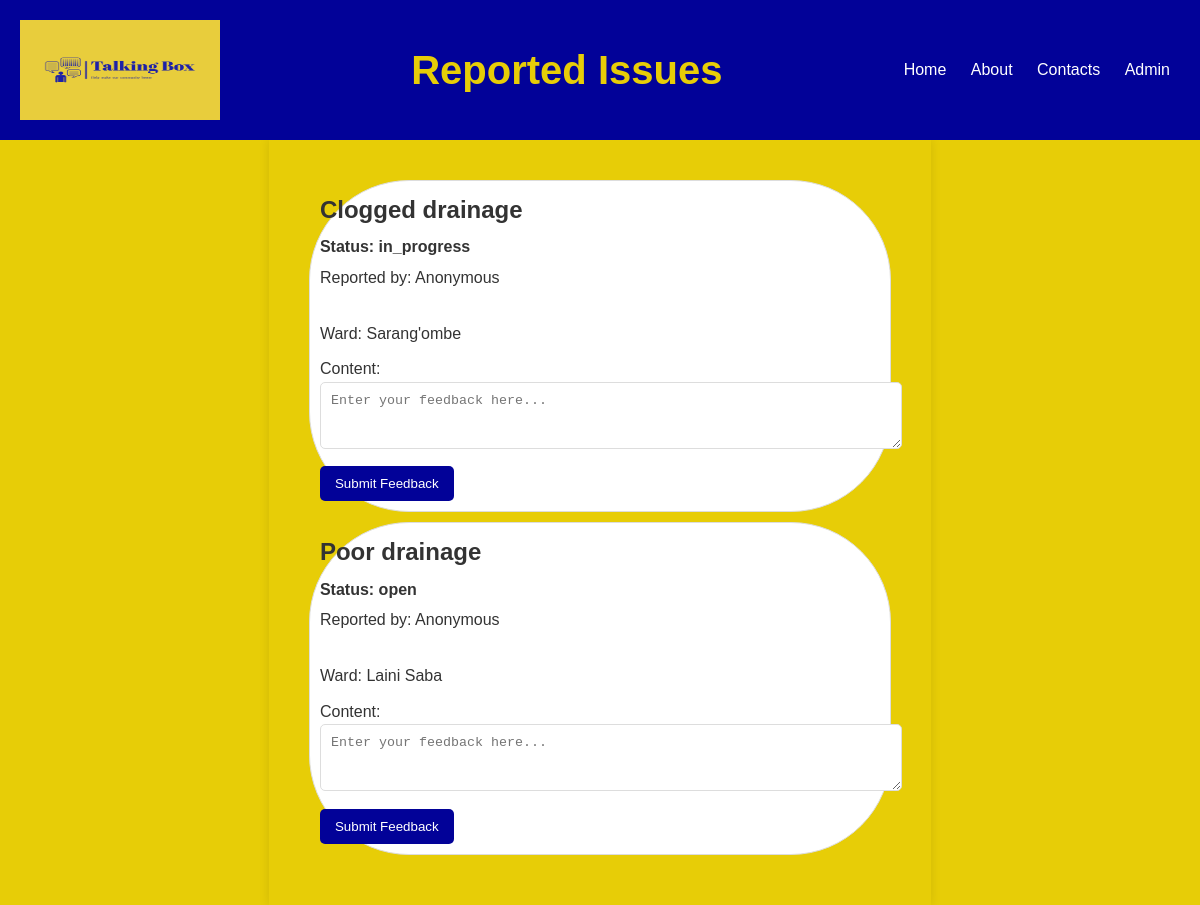
The app's page /issues/, older data.
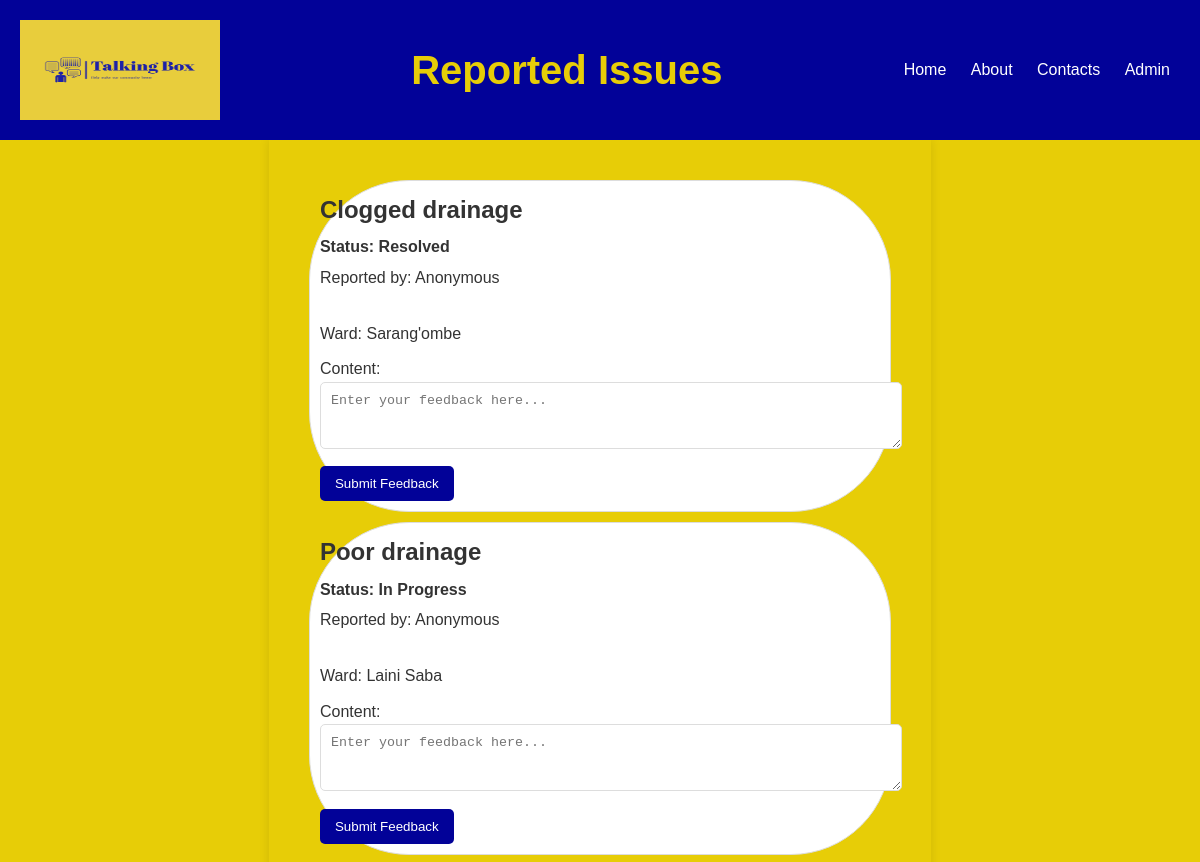
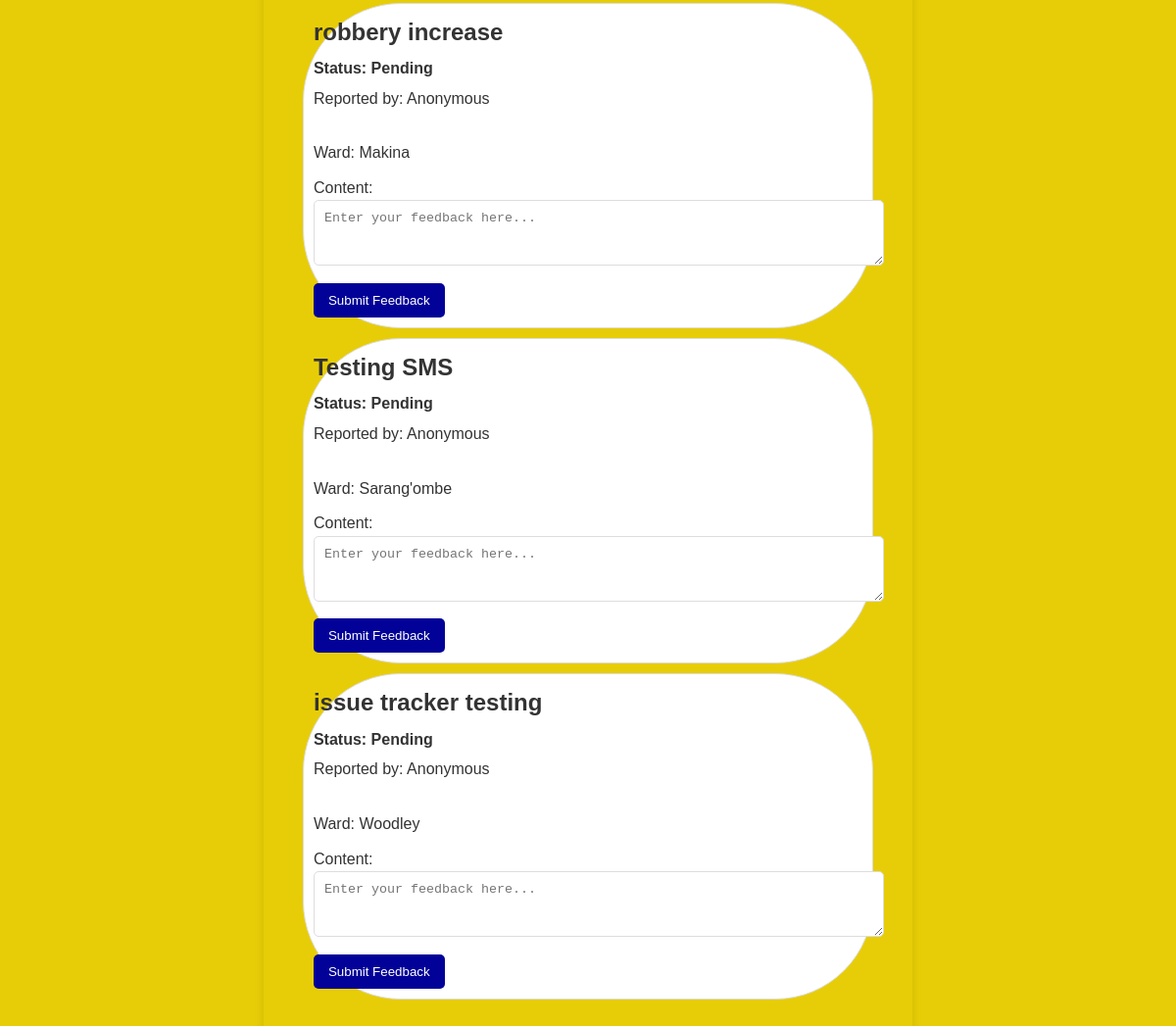
The same page, newer data (2 pictures, top to bottom).
### main/models.py (models this page shows, shortened)
class Issue(DirtyFieldsMixin, models.Model):
    PENDING = 'Pending'
    IN_PROGRESS = 'In Progress'
    RESOLVED = 'Resolved'
    STATUS_CHOICES = [
        (PENDING, 'Pending'),
        (IN_PROGRESS, 'In Progress'),
        (RESOLVED, 'Resolved'),
    ]
    issue = models.TextField()
    image = models.ImageField(upload_to='issue_images/', blank=True, null=True)
    ward = models.CharField(max_length=100)
    status = models.CharField(max_length=20, choices=STATUS_CHOICES, default=PENDING)
    reporter = models.ForeignKey(User, on_delete=models.CASCADE, null=True, blank=True)
    created_at = models.DateTimeField(auto_now_add=True)

### main/views.py (the view)
# urls.py: path('issues/', views.issues, name='issues'),
def issues(request):
    issues = Issue.objects.all()
    if request.method == 'POST':
        form = FeedbackForm(request.POST)
        if form.is_valid():
            content = form.cleaned_data['content']
            issue_id = request.POST.get('issue_id')
            issue = Issue.objects.get(id=issue_id)
            Feedback.objects.create(issue=issue, content=content, user=request.user if request.user.is_authenticated else None)
            return redirect('issues')  # Redirect to avoid form resubmission on refresh
    else:
        form = FeedbackForm()
    return render(request, 'issue_list.html', {'issues': issues, 'form': form})

### main/forms.py
class FeedbackForm(forms.ModelForm):
    class Meta:
        model = Feedback
        fields = ['content']
        widgets = {
            'content': forms.Textarea(attrs={'rows': 3, 'placeholder': 'Enter your feedback here...'}),
        }

### main/templates/issue_list.html (shortened to what this page needs)
{% load static %}
<!DOCTYPE html>
<html lang="en">
<head>
    <link rel="stylesheet" href="{% static 'css/issues.css' %}">
</head>
<body>
    <header>
        <img src="{% static 'images/TalkingBox1.png' %}" alt="Polycom Logo" class="logo">
        <h1>Reported Issues</h1>
        <div class="menu">
            <a href="{% url 'index' %}">Home</a>
            <a href="{% url 'about' %}">About</a>
            <a href="{% url 'emergency' %}">Contacts</a>
            <a href="{% url 'adminlogin' %}">Admin</a>
        </div>
    </header>
    <main>
        <div class="issue-list">
            {% for issue in issues %}
                <div id="issue-{{ issue.id }}" class="issue">
                    <h2>{{ issue.issue }}</h2>
                    <p class="issue-status">Status: {{ issue.status }}</p>
                    <p>Reported by:
                        {% if issue.reporter %}
                            {{ issue.reporter.username }}
                        {% else %}
                            Anonymous
                        {% endif %}
                    </p>
                    <p>Ward: {{ issue.ward }}</p>
                    <form method="post" action="{% url 'issues' %}">
                        {{ form.content.label_tag }}
                        {{ form.content }}
                        <button type="submit">Submit Feedback</button>
                    </form>
                </div>
            {% endfor %}
        </div>
    </main>
</body>
</html>

### main/static/css/issues.css (style rules this page uses)
body { font-family: Arial, sans-serif; line-height: 1.6; margin: 0; padding: 0; background-color: #e7cd07; color: #333; display: flex; flex-direction: column; }
header { background-color: #020298; color: #e7cd07; padding: 20px; display: flex; align-items: center; justify-content: space-between; position: sticky; top: 0; z-index: 1000; }
header h1 { margin: 0; font-size: 2.5em; color: #e7cd07; }
header .logo { height: 100px; width: 200px; margin-right: 20px; }
header .menu a { color: white; text-decoration: none; margin: 0 10px; }
main { margin: 0 auto; max-width: 800px; background: #e7cd07; padding: 20px; box-shadow: 0 0 10px rgba(0,0,0,0.1); }
.issue-list { padding: 20px; }
.issue { border: 1px solid #ddd; border-radius: 100px; margin-bottom: 10px; padding: 10px; background: #fff; }
.issue h2 { margin: 0; }
.issue p { margin: 5px 0; }
.issue-status { font-weight: bold; }
.issue p:last-of-type { margin-top: 30px; }
.issue form { margin-top: 10px; }
.issue form textarea { width: 100%; padding: 10px; border-radius: 5px; border: 1px solid #ddd; }
.issue form button { margin-top: 10px; padding: 10px 15px; border: none; border-radius: 5px; background: #020298; color: white; cursor: pointer; }

Row changes from the older to the newer data that the page shows:
changed Issue "Clogged drainage": status "in_progress" → "Resolved"
changed Issue "Poor drainage": status "open" → "In Progress"
added Issue: issue "robbery increase", status "Pending", shows "Anonymous", ward "Makina", content.label_tag "Content:"
added Issue: issue "Testing SMS", status "Pending", shows "Anonymous", ward "Sarang'ombe", content.label_tag "Content:"
added Issue: issue "issue tracker testing", status "Pending", shows "Anonymous", ward "Woodley", content.label_tag "Content:"
